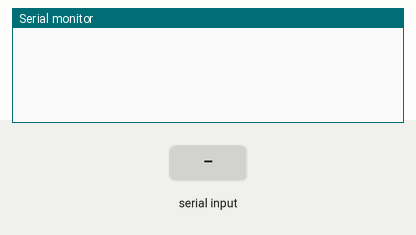
Recording of a sketch running on a simulated Arduino Uno, built with avr-gcc and run on an emulated ATmega328P. Shown: the last lines printed to the serial monitor. The inputs (shaded band) are chosen by the test bench.

Above: at 1.5 s.
1.6 s: "hello" received over Serial
At 2.5 s:
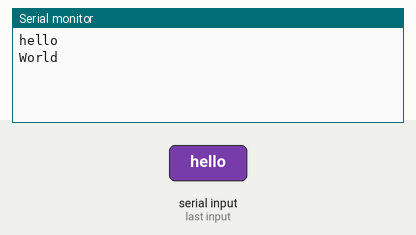
3.5 s: "1" received over Serial
At 5.0 s:
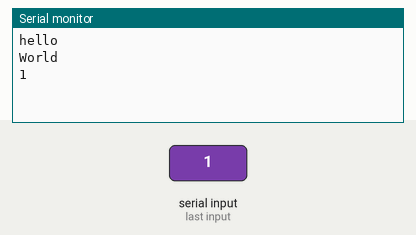

The sketch:

CheckSerial.ino
```cpp
/*
  ThorinDev / Chris Nethercott
  Check Serial
*/

const int tx = 1;
const int rx = 0;
char inSerial[15];

void setup() {
  Serial.begin(9600);

  pinMode(tx, OUTPUT);
  pinMode(rx, INPUT);
}

void loop() {
  int i = 0;
  int m = 0;

  delay(500);

  if(Serial.available() > 0) {
    while(Serial.available() > 0) {
      inSerial[i] = Serial.read();
      i++;
    }
    inSerial[i] = '\0';
    CheckProtocol(inSerial);
  }
}

void CheckProtocol(char inStr[]) {
  int i = 0;
  int m = 0;

  Serial.println(inStr);

  if(!strcmp(inStr,"hello")) {
    Serial.println("World");
    //You can have anything here. Turning a relay on/led
    for(m = 0; m < 11; m++) {
      inStr[m] = 0;
    }
    i = 0;
  }
}
```

Measured:
- after the input at 1.6 s, the serial monitor: prints a new line after 0.40 s (image 1)
- after the input at 3.5 s, the serial monitor: prints a new line after 0.50 s (image 2)
